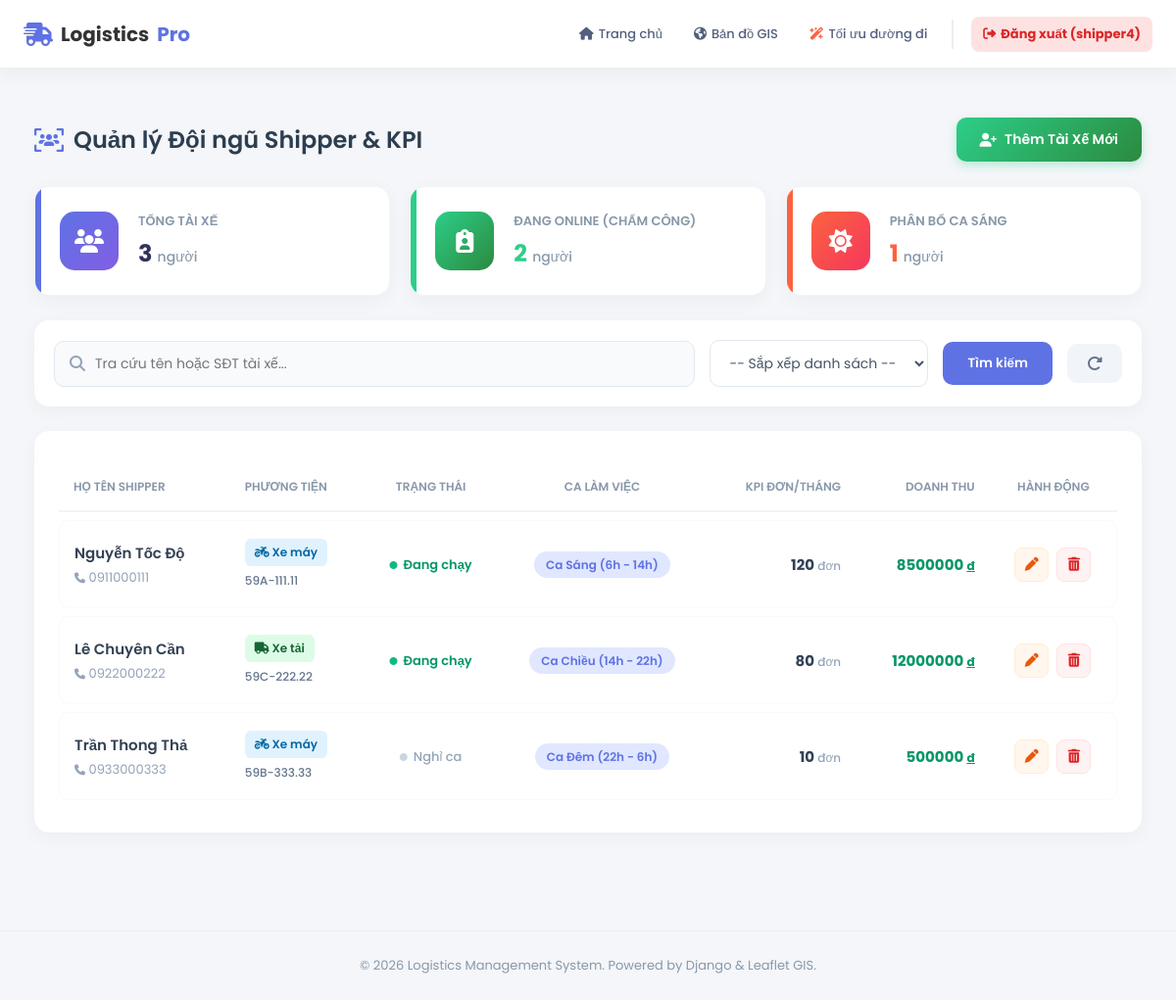
The app's page /quan-ly-tai-xe/ (signed in), older data.
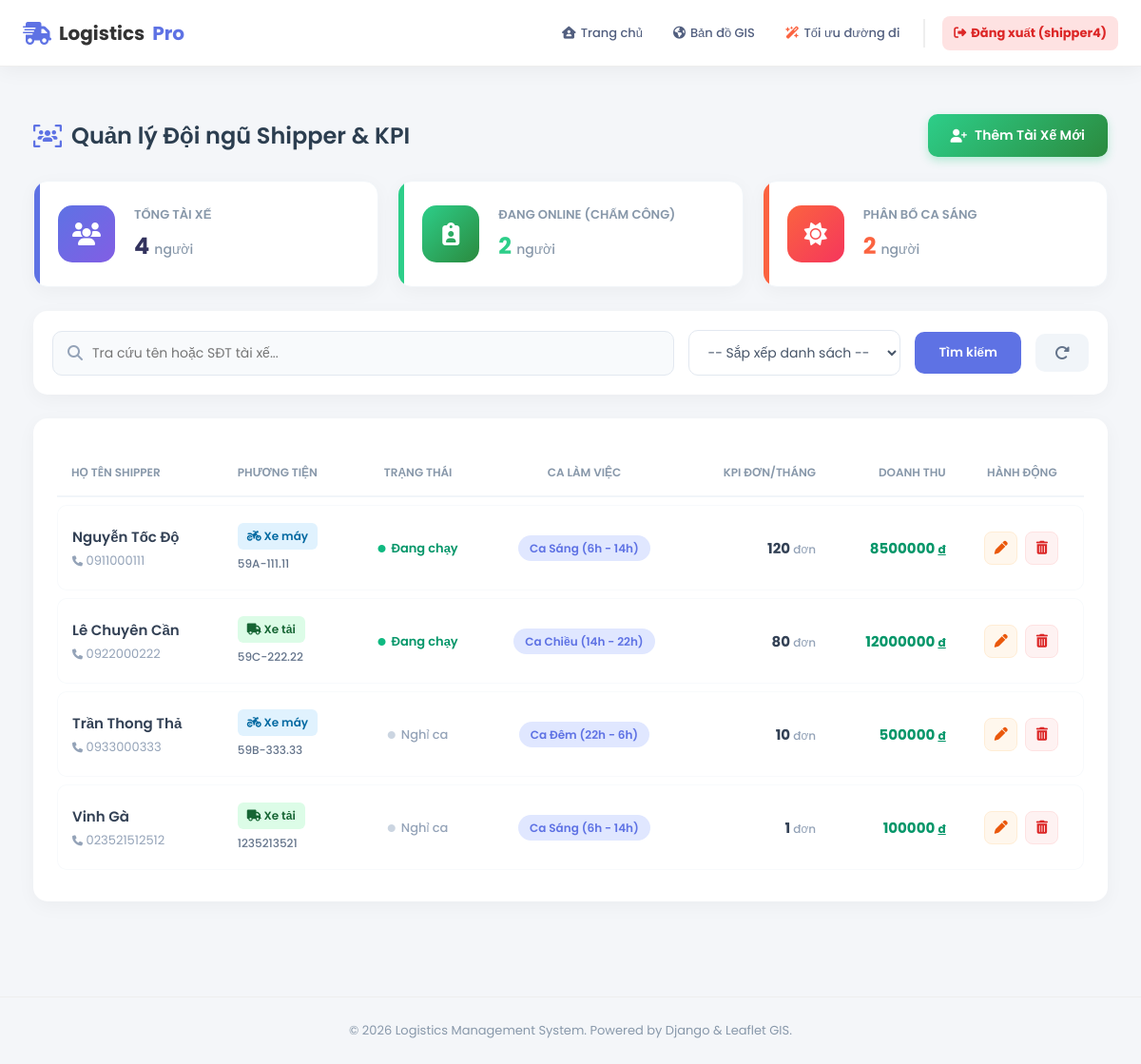
The same page, newer data.
### core/models.py (models this page shows, shortened)
class TaiXe(models.Model):
    user = models.OneToOneField(User, on_delete=models.SET_NULL, null=True, blank=True, verbose_name="Tài khoản đăng nhập")
    ten_tai_xe = models.CharField(max_length=100)
    sdt = models.CharField(max_length=15)
    bien_so = models.CharField(max_length=20)
    loai_xe = models.CharField(max_length=50, choices=[
        ('Xe máy', 'Xe máy'),
        ('Xe tải', 'Xe tải'),
        ('Xe bán tải', 'Xe bán tải')
    ])
    trang_thai = models.CharField(max_length=20, default='Sẵn sàng')
    CA_LAM_CHOICES = [
        ('SANG', 'Ca Sáng (6h - 14h)'),
        ('CHIEU', 'Ca Chiều (14h - 22h)'),
        ('DEM', 'Ca Đêm (22h - 6h)'),
    ]
    ca_lam_viec = models.CharField(max_length=10, choices=CA_LAM_CHOICES, default='SANG', verbose_name="Ca làm việc")
    dang_lam_viec = models.BooleanField(default=False, verbose_name="Đang Online (Chấm công)")
    tong_don_thang_nay = models.IntegerField(default=0, verbose_name="KPI Số đơn/Tháng")
    doanh_thu_tich_luy = models.DecimalField(max_digits=15, decimal_places=0, default=0, verbose_name="Doanh thu tích lũy")

### core/views.py (the view)
# urls.py: path('quan-ly-tai-xe/', views.quan_ly_tai_xe, name='quan_ly_tai_xe'),
@login_required(login_url='core:login')
def quan_ly_tai_xe(request):
    ds = TaiXe.objects.all()
    q = request.GET.get('q')
    if q: ds = ds.filter(Q(ten_tai_xe__icontains=q) | Q(sdt__icontains=q))
    sort = request.GET.get('sort')
    if sort == 'ten_az': ds = ds.order_by('ten_tai_xe')
    elif sort == 'luong_cao': ds = ds.order_by('-doanh_thu_tich_luy')
    return render(request, 'driver_manager.html', {'ds_tai_xe': ds, 'tong_so_tx': ds.count(), 'dang_online': ds.filter(dang_lam_viec=True).count(), 'ca_sang': ds.filter(ca_lam_viec='SANG').count()})

### templates/driver_manager.html (shortened to what this page needs)
{% extends "base.html" %}
{% load static %}
{% block content %}
<link rel="stylesheet" href="https://cdnjs.cloudflare.com/ajax/libs/font-awesome/6.4.0/css/all.min.css">
<div class="dashboard-container">
    <div class="page-header">
        <h2 class="page-title"><i class="fa-solid fa-users-viewfinder" style="color: #5e72e4;"></i> Quản lý Đội ngũ Shipper & KPI</h2>
        <a href="{% url 'core:them_tai_xe' %}" class="btn-add">
            <i class="fa-solid fa-user-plus"></i> Thêm Tài Xế Mới
        </a>
    </div>
    <div class="kpi-grid">
        <div class="kpi-card blue">
            <div class="kpi-icon-box" style="background: linear-gradient(135deg, #5e72e4, #825ee4);"><i class="fa-solid fa-users"></i></div>
            <div>
                <div class="kpi-title">Tổng Tài Xế</div>
                <h2 class="kpi-value">{{ tong_so_tx }} <span style="font-size: 14px; color: #8898aa; font-weight: 500;">người</span></h2>
            </div>
        </div>
        <div class="kpi-card green">
            <div class="kpi-icon-box" style="background: linear-gradient(135deg, #2dce89, #2b8a3e);"><i class="fa-solid fa-clipboard-user"></i></div>
            <div>
                <div class="kpi-title">Đang Online (Chấm công)</div>
                <h2 class="kpi-value" style="color: #2dce89;">{{ dang_online }} <span style="font-size: 14px; color: #8898aa; font-weight: 500;">người</span></h2>
            </div>
        </div>
        <div class="kpi-card orange">
            <div class="kpi-icon-box" style="background: linear-gradient(135deg, #fb6340, #f5365c);"><i class="fa-solid fa-sun"></i></div>
            <div>
                <div class="kpi-title">Phân Bổ Ca Sáng</div>
                <h2 class="kpi-value" style="color: #fb6340;">{{ ca_sang }} <span style="font-size: 14px; color: #8898aa; font-weight: 500;">người</span></h2>
            </div>
        </div>
    </div>
    <form method="GET" class="toolbar">
        <div class="search-box">
            <i class="fa-solid fa-magnifying-glass" style="color: #94a3b8;"></i>
            <input type="text" name="q" placeholder="Tra cứu tên hoặc SĐT tài xế..." value="{{ request.GET.q|default:'' }}">
        </div>
        <select name="sort" onchange="this.form.submit()" class="filter-select">
            <option value="">-- Sắp xếp danh sách --</option>
        </select>
        <button type="submit" class="btn-search">Tìm kiếm</button>
        <a href="{% url 'core:quan_ly_tai_xe' %}" class="btn-reset" title="Xóa bộ lọc">
            <i class="fa-solid fa-rotate-right"></i>
        </a>
    </form>
    <div class="table-card">
        <table class="custom-table">
            <thead>
                <tr>
                    <th>Họ tên Shipper</th>
                    <th>Phương tiện</th>
                    <th style="text-align: center;">Trạng thái</th>
                    <th style="text-align: center;">Ca làm việc</th>
                    <th style="text-align: right;">KPI Đơn/Tháng</th>
                    <th style="text-align: right;">Doanh thu</th>
                    <th style="text-align: center;">Hành động</th>
                </tr>
            </thead>
            <tbody>
                {% for tx in ds_tai_xe %}
                <tr>
                    <td>
                        <div style="font-weight: 600; color: #334155; font-size: 15px;">{{ tx.ten_tai_xe }}</div>
                        <div style="font-size: 13px; color: #94a3b8; margin-top: 4px;"><i class="fa-solid fa-phone" style="font-size: 11px;"></i> {{ tx.sdt }}</div>
                    </td>
                    <td>
                        {% if "Xe máy" in tx.loai_xe %}
                            <span class="badge-moto"><i class="fa-solid fa-motorcycle"></i> Xe máy</span>
                        {% else %}
                            <span class="badge-truck"><i class="fa-solid fa-truck"></i> Xe tải</span>
                        {% endif %}
                        <div style="font-size: 12px; color: #64748b; margin-top: 6px; font-weight: 500;">{{ tx.bien_so }}</div>
                    </td>
                    <td style="text-align: center;">
                        {% if tx.dang_lam_viec %}
                            <span style="display: inline-flex; align-items: center; gap: 6px; color: #059669; font-weight: 600; font-size: 13px;">
                                <i class="fa-solid fa-circle" style="font-size: 8px; color: #10b981;"></i> Đang chạy
                            </span>
                        {% else %}
                            <span style="display: inline-flex; align-items: center; gap: 6px; color: #94a3b8; font-weight: 500; font-size: 13px;">
                                <i class="fa-solid fa-circle" style="font-size: 8px; color: #cbd5e1;"></i> Nghỉ ca
                            </span>
                        {% endif %}
                    </td>
                    <td style="text-align: center;">
                        <span style="font-weight: 600; color: #5e72e4; background: #e0e7ff; padding: 5px 12px; border-radius: 20px; font-size: 12px;">
                            {{ tx.get_ca_lam_viec_display }}
                        </span>
                    </td>
                    <td style="text-align: right; font-weight: 700; color: #334155; font-size: 15px;">
                        {{ tx.tong_don_thang_nay }} <span style="font-size: 12px; font-weight: 500; color: #94a3b8;">đơn</span>
                    </td>
                    <td style="text-align: right; color: #059669; font-weight: 700; font-size: 15px;">
                        {{ tx.doanh_thu_tich_luy|floatformat:0 }} <span style="font-size: 12px; text-decoration: underline;">đ</span>
                    </td>
                    <td>
                        <div class="action-group">
                            <a href="{% url 'core:sua_tai_xe' tx.id %}" class="btn-action btn-edit" title="Sửa thông tin">
                                <i class="fa-solid fa-pen"></i>
                            </a>
                            <a href="{% url 'core:xoa_tai_xe' tx.id %}" class="btn-action btn-delete"
                               onclick="return confirm('⚠️ CẢNH BÁO: Dữ liệu của tài xế {{ tx.ten_tai_xe }} sẽ bị xóa vĩnh viễn.\nTiếp tục?')" title="Xóa tài xế">
                                <i class="fa-solid fa-trash-can"></i>
                            </a>
                        </div>
                    </td>
                </tr>
                {% endfor %}
            </tbody>
        </table>
    </div>
</div>
{% endblock %}

### templates/base.html (shortened to what this page needs)
{% load static %}
<!DOCTYPE html>
<html lang="vi">
<head>
    <link rel="stylesheet" href="https://cdnjs.cloudflare.com/ajax/libs/font-awesome/6.4.0/css/all.min.css">
</head>
<body>
    <nav class="navbar">
        <a href="{% url 'core:home' %}" class="nav-brand">
            <i class="fa-solid fa-truck-fast"></i>
            Logistics<span style="color: #5e72e4;">Pro</span>
        </a>
       <ul class="nav-links">
            <li class="nav-item">
                {% if user.is_authenticated and user.taixe %}
                    <a href="{% url 'core:app_shipper' %}"><i class="fa-solid fa-house-user"></i> Trang chủ </a>
                {% else %}
                    <a href="{% url 'core:home' %}"><i class="fa-solid fa-house"></i> Trang chủ</a>
                {% endif %}
            </li>
            {% if user.is_authenticated %}
                <li class="nav-item">
                    <a href="{% url 'core:ban_do_chung' %}">
                        <i class="fa-solid fa-earth-americas"></i> Bản đồ GIS
                    </a>
                </li>
                <li class="nav-item">
                    <a href="{% url 'core:toi_uu' %}">
                        <i class="fa-solid fa-wand-magic-sparkles" style="color: #fb6340;"></i> Tối ưu đường đi
                    </a>
                </li>
                <li style="border-left: 2px solid #eee; height: 30px; margin: 0 5px;"></li>
                <li class="nav-item" style="margin-left: 5px;">
                    <a href="{% url 'core:logout' %}" style="background: #fee2e2; color: #dc2626; font-weight: bold;">
                        <i class="fa-solid fa-right-from-bracket"></i> Đăng xuất ({{ user.username }})
                    </a>
                </li>
            {% endif %}
        </ul>
    </nav>
    <main style="min-height: 80vh; padding: 20px;">
        {% block content %}
        {% endblock %}
    </main>
    <footer class="footer">
        &copy; 2026 Logistics Management System. Powered by Django & Leaflet GIS.
    </footer>
    <link href="https://cdn.jsdelivr.net/npm/select2@4.1.0-rc.0/dist/css/select2.min.css" rel="stylesheet" />
</body>
</html>

### templates/base.html (style rules this page uses)
* { margin: 0; padding: 0; box-sizing: border-box; }
body { font-family: 'Poppins', sans-serif; background-color: #f4f6f9; color: #333; }
.navbar { background: rgba(255, 255, 255, 0.95); backdrop-filter: blur(10px); height: 70px; display: flex; justify-content: space-between; align-items: center; padding: 0 2%; position: sticky; top: 0; z-index: 1000; box-shadow: 0 4px 20px rgba(0,0,0,0.05); border-bottom: 1px solid #eee; }
.nav-brand { font-size: 20px; font-weight: 700; color: #333; text-decoration: none; display: flex; align-items: center; gap: 8px; margin-right: 15px; }
.nav-brand i { color: #5e72e4; font-size: 24px; }
.nav-links { display: flex; gap: 8px; list-style: none; align-items: center; flex-wrap: nowrap; }
.nav-item a { text-decoration: none; color: #525f7f; font-weight: 500; font-size: 13px; transition: all 0.3s ease; display: flex; align-items: center; gap: 5px; padding: 8px 12px; border-radius: 8px; white-space: nowrap; }
input[type="text"], input[type="password"], input[type="number"], input[type="email"], input[type="tel"], select, textarea, .form-control { border: 2px solid #e2e8f0; border-radius: 10px; padding: 10px 15px; font-size: 14px; transition: all 0.3s; background-color: #f8fafc; color: #334155; outline: none; font-family: inherit; }
.footer { text-align: center; padding: 25px; color: #8898aa; font-size: 13px; margin-top: 50px; border-top: 1px solid #eee; }

Row changes from the older to the newer data that the page shows:
added TaiXe: ten_tai_xe "Vinh Gà", sdt "023521512512", loai_xe "Xe bán tải" (drawn), bien_so "1235213521", dang_lam_viec False (drawn), ca_lam_viec "Ca Sáng (6h - 14h)", tong_don_thang_nay "1", doanh_thu_tich_luy "100000"
Text that changed along with them:
{{ tong_so_tx }}: "3" → "4"
{{ ca_sang }}: "1" → "2"
